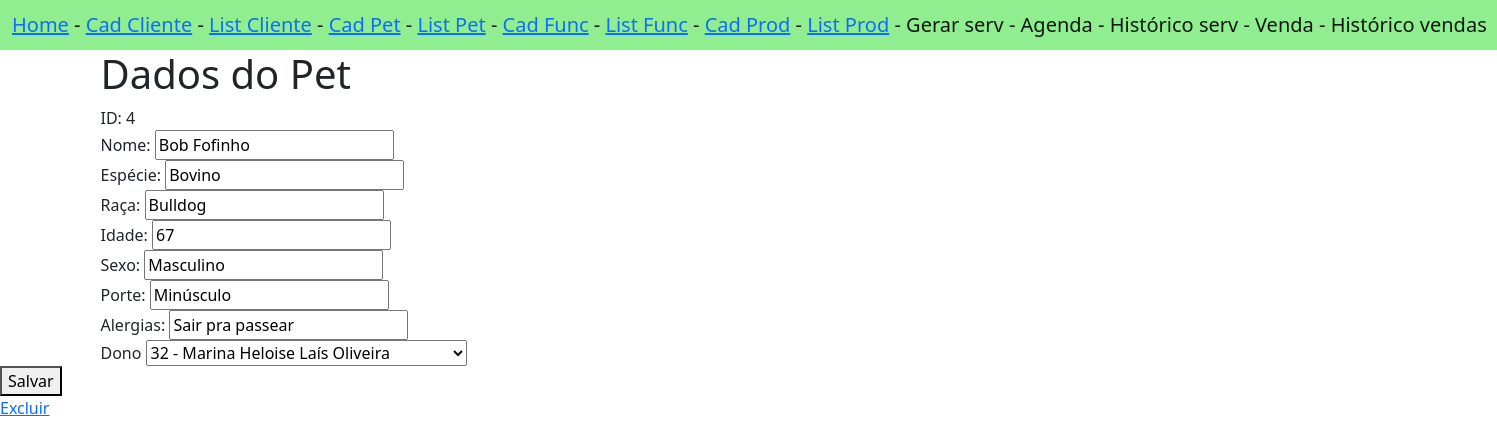
Page /infoPet/4/ on the earlier database version.
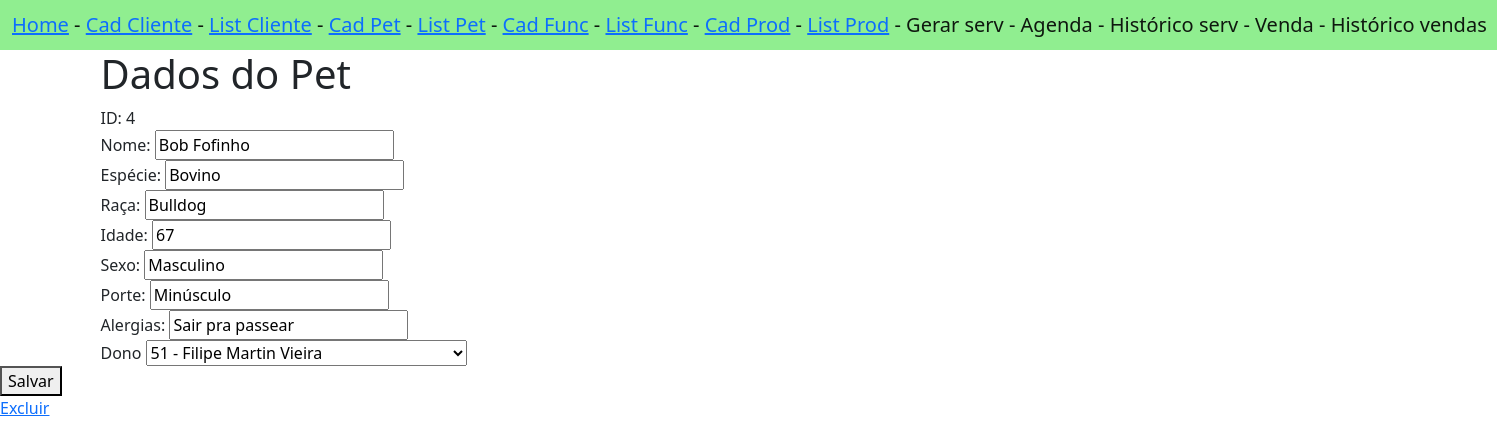
Same page on the later database version.
### appPetPlanet/models.py (models this page shows)
class Pet(models.Model):
    id_pet = models.AutoField(primary_key=True)
    nome = models.TextField()
    especie = models.TextField()
    raca = models.TextField()
    idade = models.TextField()
    sexo = models.TextField()
    porte = models.TextField()
    alergias = models.TextField()
    id_dono = models.IntegerField(default=1)

### appPetPlanet/views.py (the view)
# urls.py: path('infoPet/', views.infoPet, name='infoPet'),
def infoPet(request, IDPet):
    pet = Pet.objects.get(id_pet=IDPet)
    try:
        dono = Cliente.objects.get(id_cliente=pet.id_dono)
    except Cliente.DoesNotExist:
        dono = Cliente()
        dono.nome = "Sem dono definido"
    args = {
        'pet': pet,
        'dono': dono,
        'clientes': Cliente.objects.all(),
    }
    return render(request, 'pet/infoPet.html', args)

### appPetPlanet/templates/pet/infoPet.html (shortened to what this page needs)
{% extends 'navBar.html' %}
{% block conteudo %}
<form action="{% url 'editarPetNoDB' %}{{pet.id_pet}}" method="post">
    <div class="container">
        <H1>Dados do Pet</H1>
        ID: {{ pet.id_pet }}<br>
        Nome: <input name="nome" type="text" value="{{ pet.nome }}"><br>
        Espécie: <input name="especie" type="text" value="{{ pet.especie }}"><br>
        Raça: <input name="raca" type="text" value="{{ pet.raca }}"><br>
        Idade: <input name="idade" type="text" value="{{ pet.idade }}"><br>
        Sexo: <input name="sexo" type="text" value="{{ pet.sexo }}"><br>
        Porte: <input name="porte" type="text" value="{{ pet.porte }}"><br>
        Alergias: <input name="alergias" type="text" value="{{ pet.alergias }}"><br>
        Dono <select name="dono" type="text" value="{{ donoPet }}">
            <option nome="id_dono" type="input" value="{{ pet.id_dono }}">
                {{ pet.id_dono }} - {{ dono.nome}}
            </option>
        </select>
    </div>
    <button>Salvar</button>
</form>
<a href="{% url 'excluirPetDB' %}{{ pet.id_pet }}">Excluir</a>
{% endblock %}

Differences in the rows shown:
changed Pet "Bob Fofinho": dono "32 - Marina Heloise Laís Oliveira" → "51 - Filipe Martin Vieira"
